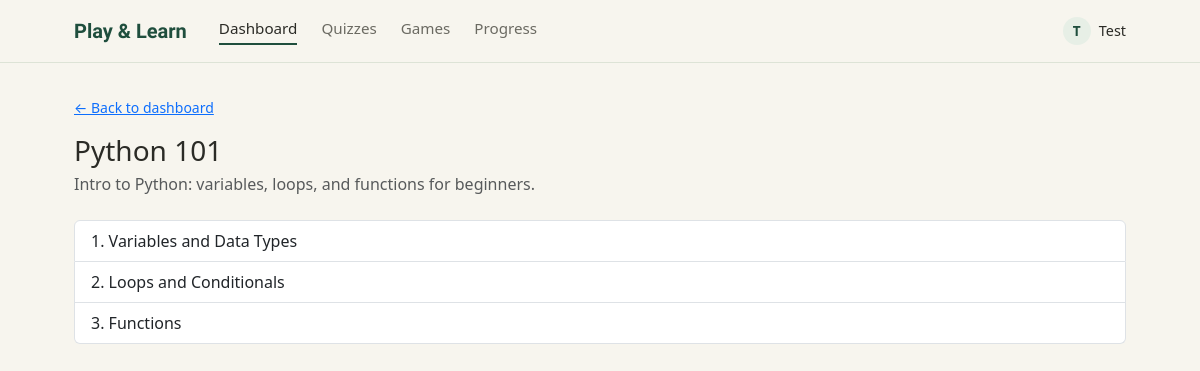
Page /student/syllabus.php?course_id=1 (signed in) on the committed database.
### tables this page shows
CREATE TABLE `courses` (
  `course_id` int NOT NULL AUTO_INCREMENT,
  `title` varchar(100) NOT NULL,
  `description` text,
  `created_by` int NOT NULL,
  `created_at` timestamp NULL DEFAULT CURRENT_TIMESTAMP,
  PRIMARY KEY (`course_id`),
  KEY `created_by` (`created_by`),
  CONSTRAINT `courses_ibfk_1` FOREIGN KEY (`created_by`) REFERENCES `users` (`user_id`)
);

CREATE TABLE `lessons` (
  `lesson_id` int NOT NULL AUTO_INCREMENT,
  `course_id` int NOT NULL,
  `title` varchar(150) NOT NULL,
  `content` text,
  `game_type` varchar(50) DEFAULT NULL,
  `game_data` json DEFAULT NULL,
  `sort_order` int DEFAULT '0',
  PRIMARY KEY (`lesson_id`),
  KEY `course_id` (`course_id`),
  CONSTRAINT `lessons_ibfk_1` FOREIGN KEY (`course_id`) REFERENCES `courses` (`course_id`) ON DELETE CASCADE
);

### student/syllabus.php (the view, shortened to what this page needs)
<?php
require __DIR__ . '/../config/db.php';
$course_id = (int) ($_GET['course_id'] ?? 0);
$course_stmt = $pdo->prepare('SELECT course_id, title, description FROM courses WHERE course_id = ?');
$course_stmt->execute([$course_id]);
$course = $course_stmt->fetch();
$stmt = $pdo->prepare('SELECT lesson_id, title, sort_order FROM lessons WHERE course_id = ? ORDER BY sort_order, lesson_id');
$stmt->execute([$course_id]);
$lessons = $stmt->fetchAll();
require __DIR__ . '/../includes/header.php';
?>
<a class="small d-inline-block mb-3" href="/student/dashboard.php">&larr; Back to dashboard</a>
<h1 class="h3 mb-1"><?= htmlspecialchars($course['title']) ?></h1>
<p class="text-muted mb-4"><?= htmlspecialchars($course['description'] ?? '') ?></p>
<ol class="list-group list-group-numbered">
    <?php foreach ($lessons as $lesson): ?>
        <li class="list-group-item"><?= htmlspecialchars($lesson['title']) ?></li>
    <?php endforeach; ?>
</ol>
<?php require __DIR__ . '/../includes/footer.php'; ?>

### assets/css/style.css (style rules this page uses)
:root { --pl-cream: #F7F5EE; --pl-green-dark: #1F4E3D; --pl-green-mid: #2F6B4F; --pl-green-pale: #E7EFE6; --pl-border: #DDE3D6; --pl-text: #2B2B26; --pl-text-muted: #6B6A62; }
body { background: var(--pl-cream); color: var(--pl-text); font-family: 'Segoe UI', system-ui, -apple-system, sans-serif; }

### rows in the picture
courses: title "Python 101", description "Intro to Python: variables, loops, and functions for beginners."
lessons: title "Variables and Data Types"
lessons: title "Loops and Conditionals"
lessons: title "Functions"

### other values in the picture
substr($user['first_name'] ?? '?', 0, 1) "T"
$user['first_name'] "Test"
